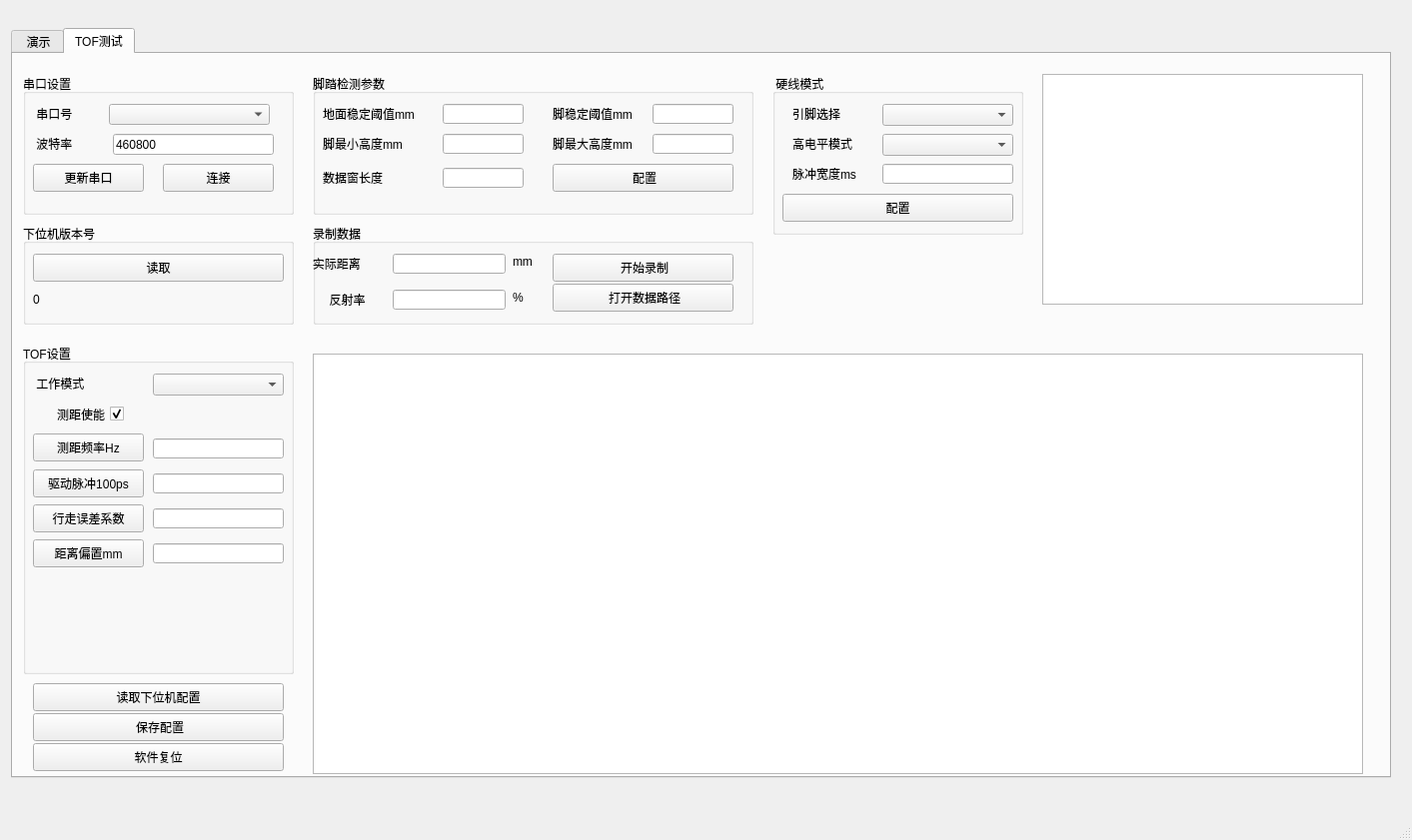
<?xml version="1.0" encoding="UTF-8"?>
<ui version="4.0">
 <class>MainWindow</class>
 <widget class="QMainWindow" name="MainWindow">
  <property name="geometry">
   <rect>
    <x>0</x>
    <y>0</y>
    <width>1413</width>
    <height>841</height>
   </rect>
  </property>
  <property name="windowTitle">
   <string>TOF调测工具V1.2.0</string>
  </property>
  <widget class="QWidget" name="centralwidget">
   <widget class="QTabWidget" name="tabWidget">
    <property name="geometry">
     <rect>
      <x>11</x>
      <y>28</y>
      <width>1381</width>
      <height>751</height>
     </rect>
    </property>
    <property name="currentIndex">
     <number>1</number>
    </property>
    <widget class="QWidget" name="tabDemo">
     <attribute name="title">
      <string> 演示</string>
     </attribute>
     <layout class="QGridLayout" name="gridLayout">
      <item row="0" column="0">
       <widget class="QPushButton" name="pushButton_test">
        <property name="text">
         <string>钥匙靠近</string>
        </property>
       </widget>
      </item>
      <item row="1" column="0">
       <widget class="QLabel" name="label_pic">
        <property name="text">
         <string>showpic</string>
        </property>
       </widget>
      </item>
     </layout>
    </widget>
    <widget class="QWidget" name="tabTest">
     <attribute name="title">
      <string>TOF测试</string>
     </attribute>
     <widget class="QTableView" name="tableView">
      <property name="geometry">
       <rect>
        <x>1030</x>
        <y>20</y>
        <width>321</width>
        <height>231</height>
       </rect>
      </property>
     </widget>
     <widget class="QChartView" name="graphicsView">
      <property name="geometry">
       <rect>
        <x>300</x>
        <y>300</y>
        <width>1051</width>
        <height>421</height>
       </rect>
      </property>
     </widget>
     <widget class="QPushButton" name="pushButton_saveConfig">
      <property name="geometry">
       <rect>
        <x>20</x>
        <y>660</y>
        <width>251</width>
        <height>28</height>
       </rect>
      </property>
      <property name="text">
       <string> 保存配置</string>
      </property>
     </widget>
     <widget class="QPushButton" name="pushButton_softReset">
      <property name="geometry">
       <rect>
        <x>20</x>
        <y>690</y>
        <width>251</width>
        <height>28</height>
       </rect>
      </property>
      <property name="text">
       <string>软件复位</string>
      </property>
     </widget>
     <widget class="QGroupBox" name="groupBox">
      <property name="geometry">
       <rect>
        <x>760</x>
        <y>20</y>
        <width>251</width>
        <height>161</height>
       </rect>
      </property>
      <property name="title">
       <string> 硬线模式</string>
      </property>
      <widget class="QComboBox" name="comboBox_hardlinePinSel">
       <property name="geometry">
        <rect>
         <x>110</x>
         <y>30</y>
         <width>131</width>
         <height>22</height>
        </rect>
       </property>
      </widget>
      <widget class="QLabel" name="label_8">
       <property name="geometry">
        <rect>
         <x>20</x>
         <y>30</y>
         <width>71</width>
         <height>20</height>
        </rect>
       </property>
       <property name="text">
        <string>引脚选择</string>
       </property>
      </widget>
      <widget class="QComboBox" name="comboBox_hardlinePinMode">
       <property name="geometry">
        <rect>
         <x>110</x>
         <y>60</y>
         <width>131</width>
         <height>22</height>
        </rect>
       </property>
      </widget>
      <widget class="QLabel" name="label_9">
       <property name="geometry">
        <rect>
         <x>20</x>
         <y>60</y>
         <width>81</width>
         <height>20</height>
        </rect>
       </property>
       <property name="text">
        <string>高电平模式</string>
       </property>
      </widget>
      <widget class="QLabel" name="label_10">
       <property name="geometry">
        <rect>
         <x>20</x>
         <y>90</y>
         <width>91</width>
         <height>20</height>
        </rect>
       </property>
       <property name="text">
        <string>脉冲宽度ms</string>
       </property>
      </widget>
      <widget class="QLineEdit" name="lineEdit_hardlinePulseMs">
       <property name="geometry">
        <rect>
         <x>110</x>
         <y>90</y>
         <width>131</width>
         <height>20</height>
        </rect>
       </property>
      </widget>
      <widget class="QPushButton" name="pushButton_hardlineConfig">
       <property name="geometry">
        <rect>
         <x>10</x>
         <y>120</y>
         <width>231</width>
         <height>28</height>
        </rect>
       </property>
       <property name="text">
        <string>配置</string>
       </property>
      </widget>
     </widget>
     <widget class="QGroupBox" name="groupBox_2">
      <property name="geometry">
       <rect>
        <x>10</x>
        <y>20</y>
        <width>271</width>
        <height>141</height>
       </rect>
      </property>
      <property name="title">
       <string>串口设置</string>
      </property>
      <widget class="QPushButton" name="pushButton_refreshComList">
       <property name="geometry">
        <rect>
         <x>10</x>
         <y>90</y>
         <width>111</width>
         <height>28</height>
        </rect>
       </property>
       <property name="text">
        <string>更新串口</string>
       </property>
      </widget>
      <widget class="QPushButton" name="pushButton_connectCom">
       <property name="geometry">
        <rect>
         <x>140</x>
         <y>90</y>
         <width>111</width>
         <height>28</height>
        </rect>
       </property>
       <property name="text">
        <string>连接</string>
       </property>
      </widget>
      <widget class="QComboBox" name="comboBox_comList">
       <property name="geometry">
        <rect>
         <x>86</x>
         <y>30</y>
         <width>161</width>
         <height>21</height>
        </rect>
       </property>
      </widget>
      <widget class="QLineEdit" name="lineEdit_baudrate">
       <property name="geometry">
        <rect>
         <x>90</x>
         <y>60</y>
         <width>161</width>
         <height>21</height>
        </rect>
       </property>
       <property name="text">
        <string>460800</string>
       </property>
      </widget>
      <widget class="QLabel" name="label_6">
       <property name="geometry">
        <rect>
         <x>10</x>
         <y>30</y>
         <width>71</width>
         <height>20</height>
        </rect>
       </property>
       <property name="text">
        <string> 串口号</string>
       </property>
      </widget>
      <widget class="QLabel" name="label_7">
       <property name="geometry">
        <rect>
         <x>10</x>
         <y>60</y>
         <width>71</width>
         <height>20</height>
        </rect>
       </property>
       <property name="text">
        <string> 波特率</string>
       </property>
      </widget>
     </widget>
     <widget class="QGroupBox" name="groupBox_3">
      <property name="geometry">
       <rect>
        <x>10</x>
        <y>170</y>
        <width>271</width>
        <height>101</height>
       </rect>
      </property>
      <property name="title">
       <string>下位机版本号</string>
      </property>
      <widget class="QPushButton" name="pushButton_readFirmwareVersion">
       <property name="geometry">
        <rect>
         <x>10</x>
         <y>30</y>
         <width>251</width>
         <height>28</height>
        </rect>
       </property>
       <property name="text">
        <string>读取</string>
       </property>
      </widget>
      <widget class="QLabel" name="label_firmwareVersion">
       <property name="geometry">
        <rect>
         <x>10</x>
         <y>60</y>
         <width>241</width>
         <height>31</height>
        </rect>
       </property>
       <property name="text">
        <string>0</string>
       </property>
      </widget>
     </widget>
     <widget class="QGroupBox" name="groupBox_4">
      <property name="geometry">
       <rect>
        <x>10</x>
        <y>290</y>
        <width>271</width>
        <height>331</height>
       </rect>
      </property>
      <property name="title">
       <string>TOF设置</string>
      </property>
      <widget class="QLabel" name="label_5">
       <property name="geometry">
        <rect>
         <x>10</x>
         <y>30</y>
         <width>101</width>
         <height>20</height>
        </rect>
       </property>
       <property name="text">
        <string> 工作模式</string>
       </property>
      </widget>
      <widget class="QComboBox" name="comboBox_mode">
       <property name="geometry">
        <rect>
         <x>130</x>
         <y>30</y>
         <width>131</width>
         <height>22</height>
        </rect>
       </property>
      </widget>
      <widget class="QCheckBox" name="checkBox_rangeEnable">
       <property name="geometry">
        <rect>
         <x>10</x>
         <y>50</y>
         <width>91</width>
         <height>41</height>
        </rect>
       </property>
       <property name="layoutDirection">
        <enum>Qt::RightToLeft</enum>
       </property>
       <property name="text">
        <string> 测距使能</string>
       </property>
       <property name="checked">
        <bool>true</bool>
       </property>
      </widget>
      <widget class="QLineEdit" name="lineEdit_sampleRate">
       <property name="geometry">
        <rect>
         <x>130</x>
         <y>95</y>
         <width>131</width>
         <height>20</height>
        </rect>
       </property>
      </widget>
      <widget class="QLineEdit" name="lineEdit_ldTrigPwidth">
       <property name="geometry">
        <rect>
         <x>130</x>
         <y>130</y>
         <width>131</width>
         <height>20</height>
        </rect>
       </property>
      </widget>
      <widget class="QPushButton" name="pushButton_sampleRate">
       <property name="geometry">
        <rect>
         <x>10</x>
         <y>90</y>
         <width>111</width>
         <height>28</height>
        </rect>
       </property>
       <property name="text">
        <string>测距频率Hz</string>
       </property>
      </widget>
      <widget class="QPushButton" name="pushButton_sampleRate_2">
       <property name="geometry">
        <rect>
         <x>10</x>
         <y>126</y>
         <width>111</width>
         <height>28</height>
        </rect>
       </property>
       <property name="text">
        <string>驱动脉冲100ps</string>
       </property>
      </widget>
      <widget class="QPushButton" name="pushButton_walkErrK">
       <property name="geometry">
        <rect>
         <x>10</x>
         <y>161</y>
         <width>111</width>
         <height>28</height>
        </rect>
       </property>
       <property name="text">
        <string>行走误差系数</string>
       </property>
      </widget>
      <widget class="QLineEdit" name="lineEdit_walkErrK">
       <property name="geometry">
        <rect>
         <x>130</x>
         <y>165</y>
         <width>131</width>
         <height>20</height>
        </rect>
       </property>
      </widget>
      <widget class="QPushButton" name="pushButton_distOffset">
       <property name="geometry">
        <rect>
         <x>10</x>
         <y>196</y>
         <width>111</width>
         <height>28</height>
        </rect>
       </property>
       <property name="text">
        <string>距离偏置mm</string>
       </property>
      </widget>
      <widget class="QLineEdit" name="lineEdit_distOffset">
       <property name="geometry">
        <rect>
         <x>130</x>
         <y>200</y>
         <width>131</width>
         <height>20</height>
        </rect>
       </property>
      </widget>
     </widget>
     <widget class="QGroupBox" name="groupBox_5">
      <property name="geometry">
       <rect>
        <x>300</x>
        <y>20</y>
        <width>441</width>
        <height>141</height>
       </rect>
      </property>
      <property name="title">
       <string>脚踏检测参数</string>
      </property>
      <widget class="QLineEdit" name="lineEdit_gndStableThMm">
       <property name="geometry">
        <rect>
         <x>130</x>
         <y>30</y>
         <width>81</width>
         <height>20</height>
        </rect>
       </property>
      </widget>
      <widget class="QLabel" name="label_11">
       <property name="geometry">
        <rect>
         <x>10</x>
         <y>30</y>
         <width>121</width>
         <height>20</height>
        </rect>
       </property>
       <property name="text">
        <string>地面稳定阈值mm</string>
       </property>
      </widget>
      <widget class="QLineEdit" name="lineEdit_footStableThMm">
       <property name="geometry">
        <rect>
         <x>340</x>
         <y>30</y>
         <width>81</width>
         <height>20</height>
        </rect>
       </property>
      </widget>
      <widget class="QLabel" name="label_12">
       <property name="geometry">
        <rect>
         <x>240</x>
         <y>30</y>
         <width>111</width>
         <height>20</height>
        </rect>
       </property>
       <property name="text">
        <string>脚稳定阈值mm</string>
       </property>
      </widget>
      <widget class="QLineEdit" name="lineEdit_footThMinMm">
       <property name="geometry">
        <rect>
         <x>130</x>
         <y>60</y>
         <width>81</width>
         <height>20</height>
        </rect>
       </property>
      </widget>
      <widget class="QLabel" name="label_13">
       <property name="geometry">
        <rect>
         <x>10</x>
         <y>60</y>
         <width>121</width>
         <height>20</height>
        </rect>
       </property>
       <property name="text">
        <string>脚最小高度mm</string>
       </property>
      </widget>
      <widget class="QLabel" name="label_14">
       <property name="geometry">
        <rect>
         <x>240</x>
         <y>60</y>
         <width>121</width>
         <height>20</height>
        </rect>
       </property>
       <property name="text">
        <string>脚最大高度mm</string>
       </property>
      </widget>
      <widget class="QLineEdit" name="lineEdit_footThMaxMm">
       <property name="geometry">
        <rect>
         <x>340</x>
         <y>60</y>
         <width>81</width>
         <height>20</height>
        </rect>
       </property>
      </widget>
      <widget class="QLabel" name="label_15">
       <property name="geometry">
        <rect>
         <x>10</x>
         <y>94</y>
         <width>121</width>
         <height>20</height>
        </rect>
       </property>
       <property name="text">
        <string>数据窗长度</string>
       </property>
      </widget>
      <widget class="QLineEdit" name="lineEdit_dataWinSize">
       <property name="geometry">
        <rect>
         <x>130</x>
         <y>94</y>
         <width>81</width>
         <height>20</height>
        </rect>
       </property>
      </widget>
      <widget class="QPushButton" name="pushButton_footDetectParaConfig">
       <property name="geometry">
        <rect>
         <x>240</x>
         <y>90</y>
         <width>181</width>
         <height>28</height>
        </rect>
       </property>
       <property name="text">
        <string> 配置</string>
       </property>
      </widget>
     </widget>
     <widget class="QPushButton" name="pushButton_readConfig">
      <property name="geometry">
       <rect>
        <x>20</x>
        <y>630</y>
        <width>251</width>
        <height>28</height>
       </rect>
      </property>
      <property name="text">
       <string>读取下位机配置</string>
      </property>
     </widget>
     <widget class="QGroupBox" name="groupBox_6">
      <property name="geometry">
       <rect>
        <x>300</x>
        <y>170</y>
        <width>441</width>
        <height>101</height>
       </rect>
      </property>
      <property name="title">
       <string>录制数据</string>
      </property>
      <widget class="QPushButton" name="pushButton_openDataDir">
       <property name="geometry">
        <rect>
         <x>240</x>
         <y>60</y>
         <width>181</width>
         <height>28</height>
        </rect>
       </property>
       <property name="text">
        <string> 打开数据路径</string>
       </property>
      </widget>
      <widget class="QLabel" name="label_3">
       <property name="geometry">
        <rect>
         <x>10</x>
         <y>66</y>
         <width>61</width>
         <height>20</height>
        </rect>
       </property>
       <property name="text">
        <string>  反射率</string>
       </property>
      </widget>
      <widget class="QLabel" name="label_4">
       <property name="geometry">
        <rect>
         <x>200</x>
         <y>66</y>
         <width>71</width>
         <height>16</height>
        </rect>
       </property>
       <property name="text">
        <string>%</string>
       </property>
      </widget>
      <widget class="QLineEdit" name="lineEdit_ref">
       <property name="geometry">
        <rect>
         <x>80</x>
         <y>66</y>
         <width>113</width>
         <height>20</height>
        </rect>
       </property>
      </widget>
      <widget class="QLabel" name="label_2">
       <property name="geometry">
        <rect>
         <x>200</x>
         <y>30</y>
         <width>71</width>
         <height>16</height>
        </rect>
       </property>
       <property name="text">
        <string>mm</string>
       </property>
      </widget>
      <widget class="QPushButton" name="pushButton_record">
       <property name="geometry">
        <rect>
         <x>240</x>
         <y>30</y>
         <width>181</width>
         <height>28</height>
        </rect>
       </property>
       <property name="text">
        <string> 开始录制</string>
       </property>
      </widget>
      <widget class="QLineEdit" name="lineEdit_realDist">
       <property name="geometry">
        <rect>
         <x>80</x>
         <y>30</y>
         <width>113</width>
         <height>20</height>
        </rect>
       </property>
      </widget>
      <widget class="QLabel" name="label">
       <property name="geometry">
        <rect>
         <x>-10</x>
         <y>30</y>
         <width>101</width>
         <height>20</height>
        </rect>
       </property>
       <property name="text">
        <string>   实际距离</string>
       </property>
      </widget>
     </widget>
    </widget>
   </widget>
  </widget>
  <widget class="QMenuBar" name="menubar">
   <property name="geometry">
    <rect>
     <x>0</x>
     <y>0</y>
     <width>1413</width>
     <height>26</height>
    </rect>
   </property>
  </widget>
  <widget class="QStatusBar" name="statusbar"/>
 </widget>
 <customwidgets>
  <customwidget>
   <class>QChartView</class>
   <extends>QGraphicsView</extends>
   <header location="global">QtCharts</header>
  </customwidget>
 </customwidgets>
 <tabstops>
  <tabstop>comboBox_comList</tabstop>
  <tabstop>pushButton_connectCom</tabstop>
  <tabstop>lineEdit_baudrate</tabstop>
 </tabstops>
 <resources/>
 <connections/>
</ui>
